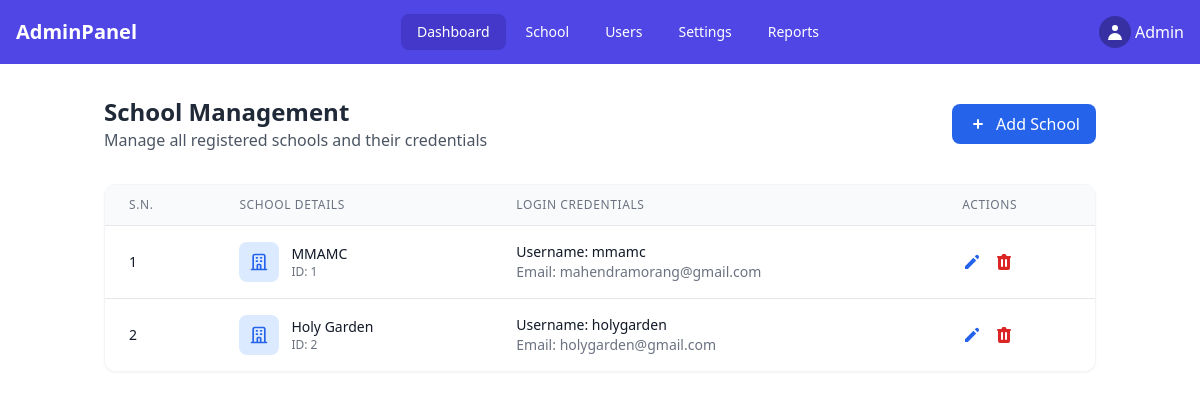
The app's page /school/list/, older data.
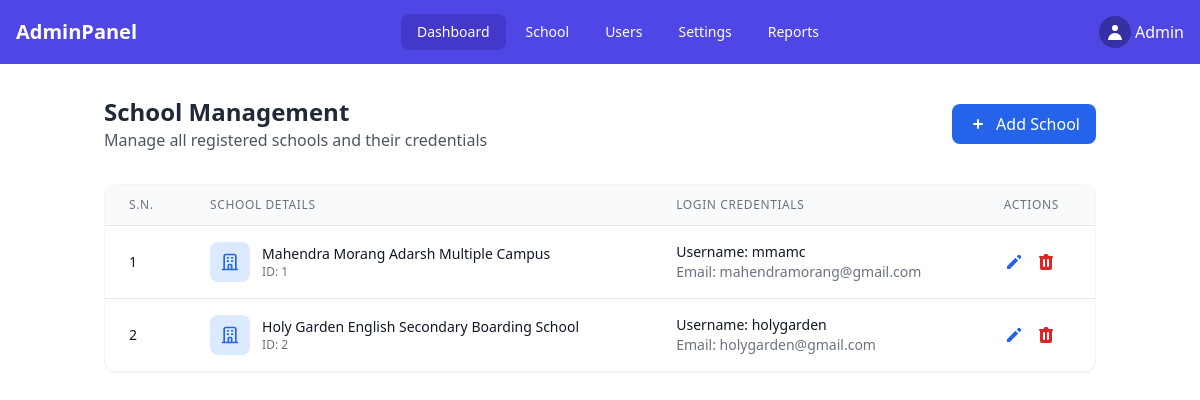
The same page, newer data.
### users/models.py (models this page shows, shortened)
class School(models.Model):
    name = models.CharField(max_length=100, unique=True)
    created_at = models.DateTimeField(auto_now_add=True)

class CustomUser(AbstractUser):
    school = models.ForeignKey(School, on_delete=models.CASCADE, null=True, blank=True)
    is_school_admin = models.BooleanField(default=False)
    is_teacher = models.BooleanField(default=False)
    is_student = models.BooleanField(default=False)

### superadmin/views.py (the view)
# urls.py: path('school/list/', school_list, name='school_list'),
def school_list(request):
    schools = School.objects.prefetch_related(
        Prefetch(
            'customuser_set',
            queryset=CustomUser.objects.filter(is_school_admin=True),
            to_attr='admin_users'
        )
    ).all()
    context = {
        'schools': schools,
    }
    return render(request, 'superadmin/school_list.html', context)

### superadmin/templates/superadmin/school_list.html (shortened to what this page needs)
{% extends "superadmin/base.html" %}
{% block content %}
<div class="container mx-auto px-4 py-8">
  <div class="flex justify-between items-center mb-8">
    <div>
      <h1 class="text-2xl font-bold text-gray-800">School Management</h1>
      <p class="text-gray-600">Manage all registered schools and their credentials</p>
    </div>
    <button onclick="toggleAddSchoolForm()"
            class="flex items-center gap-2 bg-blue-600 hover:bg-blue-700 text-white px-4 py-2 rounded-lg transition">
      <svg xmlns="http://www.w3.org/2000/svg" class="h-5 w-5" viewBox="0 0 20 20" fill="currentColor">
        <path fill-rule="evenodd" d="M10 5a1 1 0 011 1v3h3a1 1 0 110 2h-3v3a1 1 0 11-2 0v-3H6a1 1 0 110-2h3V6a1 1 0 011-1z" clip-rule="evenodd" />
      </svg>
      Add School
    </button>
  </div>
  <div class="bg-white rounded-xl shadow-sm overflow-hidden border border-gray-100">
    <div class="overflow-x-auto">
      <table class="min-w-full divide-y divide-gray-200">
        <thead class="bg-gray-50">
          <tr>
            <th class="px-6 py-3 text-left text-xs font-medium text-gray-500 uppercase tracking-wider">S.N.</th>
            <th class="px-6 py-3 text-left text-xs font-medium text-gray-500 uppercase tracking-wider">School Details</th>
            <th class="px-6 py-3 text-left text-xs font-medium text-gray-500 uppercase tracking-wider">Login Credentials</th>
            <th class="px-6 py-3 text-left text-xs font-medium text-gray-500 uppercase tracking-wider">Actions</th>
          </tr>
        </thead>
        <tbody class="bg-white divide-y divide-gray-200">
          {% for school in schools %}
          <tr class="hover:bg-gray-50 transition">
            <td class="px-6 py-4 whitespace-nowrap text-sm font-medium text-gray-900">{{ forloop.counter }}</td>
            <td class="px-6 py-4">
              <div class="flex items-center gap-3">
                <div class="h-10 w-10 rounded-lg bg-blue-100 flex items-center justify-center">
                </div>
                <div>
                  <p class="text-sm font-medium text-gray-900">{{ school.name }}</p>
                  <p class="text-xs text-gray-500">ID: {{ school.id }}</p>
                </div>
              </div>
            </td>
            <td class="px-6 py-4">
              <div>
                {% if school.admin_users %}
                <p class="text-sm text-gray-900"><span class="font-medium">Username:</span>  {{ school.admin_users.0.username }}</p>
                <p class="text-sm text-gray-500"><span class="font-medium">Email:</span> {{ school.admin_users.0.email }}</p>
                {% else %}
                <p class="text-sm text-red-500">No admin assigned</p>
                {% endif %}
              </div>
            </td>
            <td class="px-6 py-4 whitespace-nowrap">
              <div class="flex gap-3">
                <button onclick="showEditModal('{{ school.id }}', '{{ school.name }}', '{{ school.user.email }}', '{{ school.user.username }}')"
                        class="text-blue-600 hover:text-blue-800 transition">
                  <svg xmlns="http://www.w3.org/2000/svg" class="h-5 w-5" viewBox="0 0 20 20" fill="currentColor">
                    <path d="M13.586 3.586a2 2 0 112.828 2.828l-.793.793-2.828-2.828.793-.793zM11.379 5.793L3 14.172V17h2.828l8.38-8.379-2.83-2.828z" />
                  </svg>
                </button>
                <button onclick="showDeleteModal('{{ school.id }}')"
                        class="text-red-600 hover:text-red-800 transition">
                </button>
              </div>
            </td>
          </tr>
          {% endfor %}
        </tbody>
      </table>
    </div>
  </div>
</div>
{% endblock %}

Row changes from the older to the newer data that the page shows:
changed School "mmamc": name "MMAMC" → "Mahendra Morang Adarsh Multiple Campus"
changed School "holygarden": name "Holy Garden" → "Holy Garden English Secondary Boarding School"
